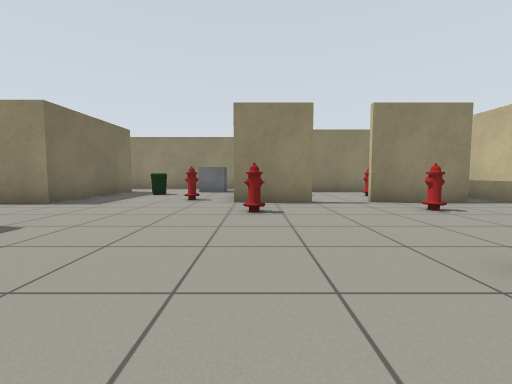
view 1 (above)

20 first-person views from a walk through a world built for the Gazebo simulator. The camera is 0.72 m above the floor, tilts 4° down and sees 90° across. The lines on the ground mark 1 m squares. The floor is counted in squares, 1 m on a side. Each view is taken from the middle of a square. On the plan, view 1 faces up. The plan holds only what a view shows up to about 9 squares ahead; the rest is blank. Surface patterns are stand-ins for the level's own textures.

view 2
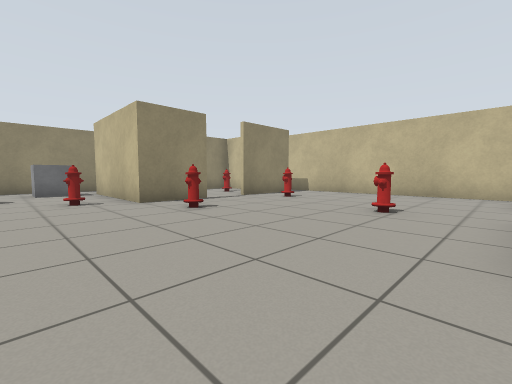

view 3
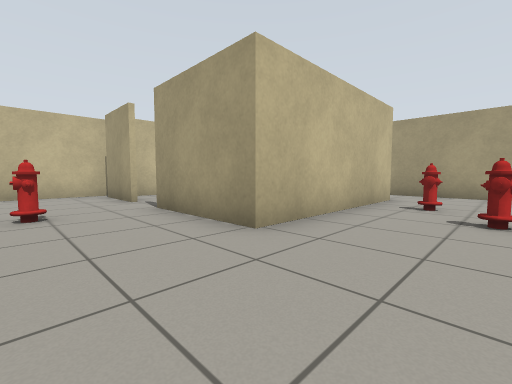

view 4
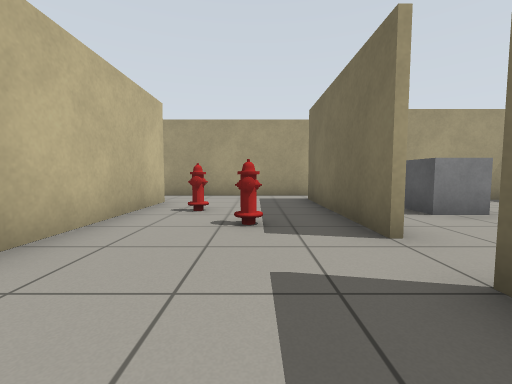

view 5
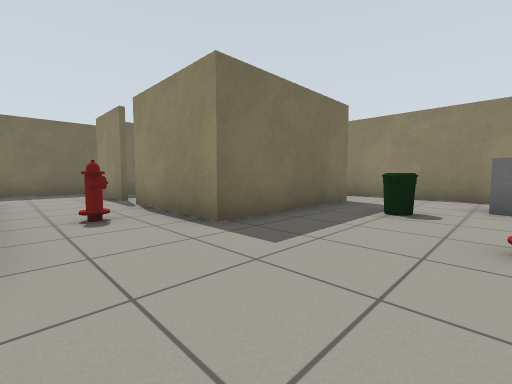

view 6
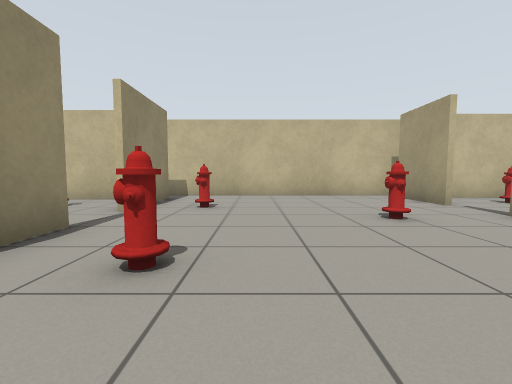

view 7
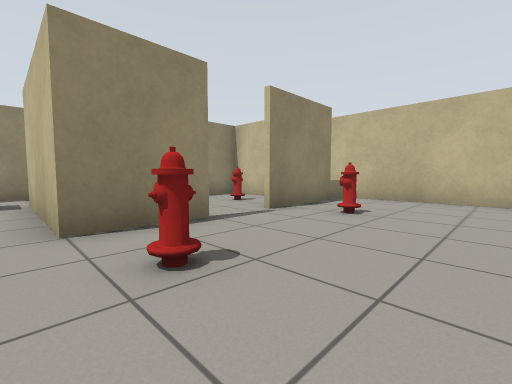

view 8
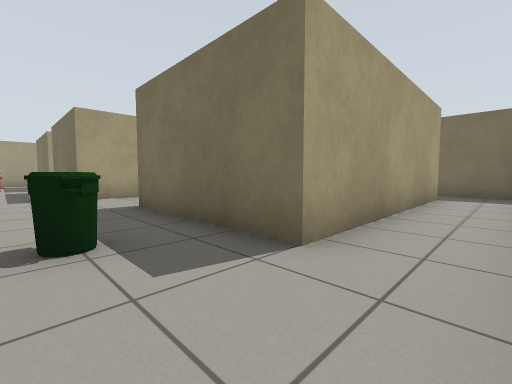

view 9
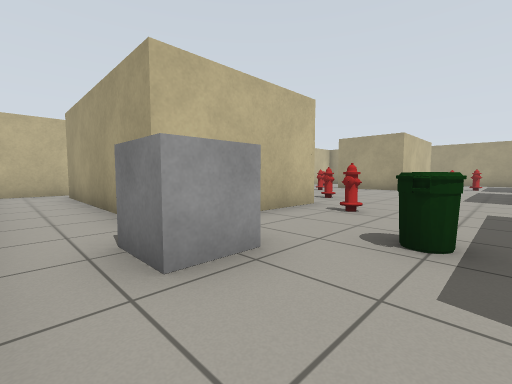

view 10
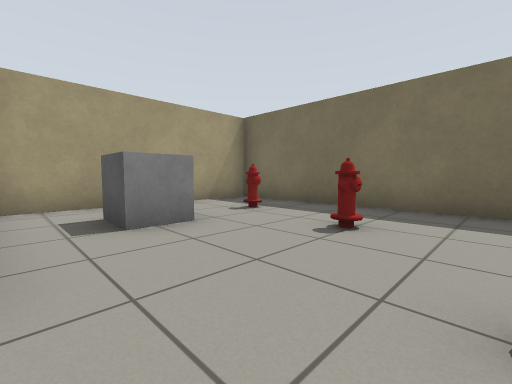

view 11
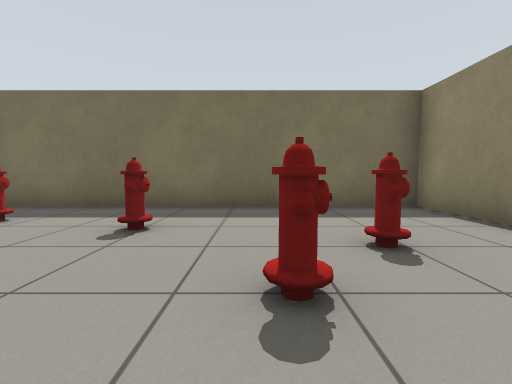

view 12
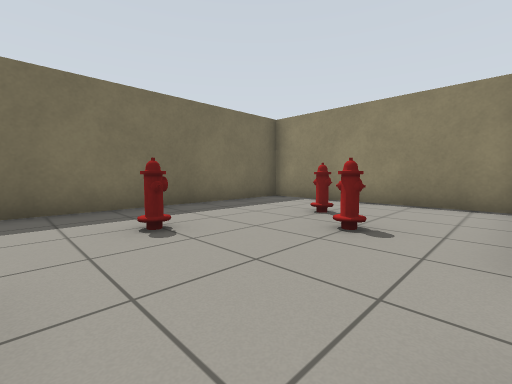

view 13
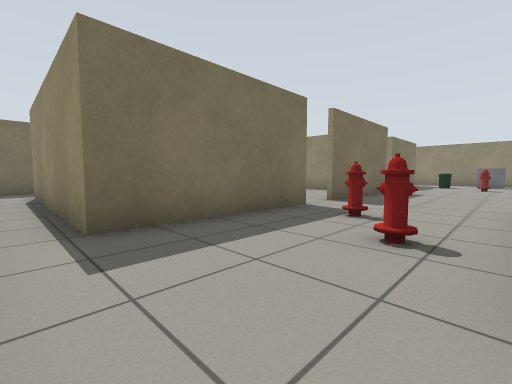

view 14
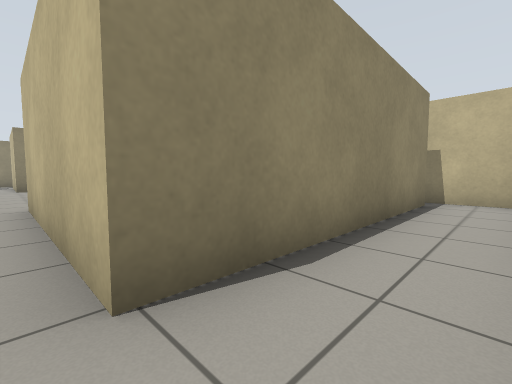

view 15
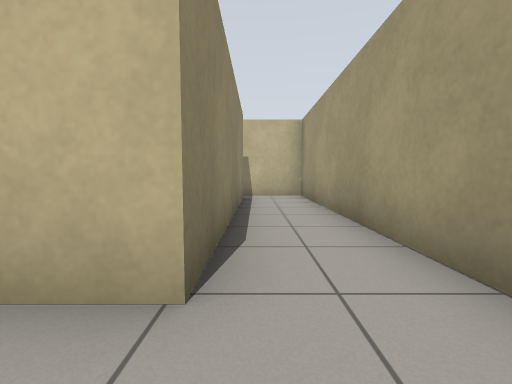

view 16
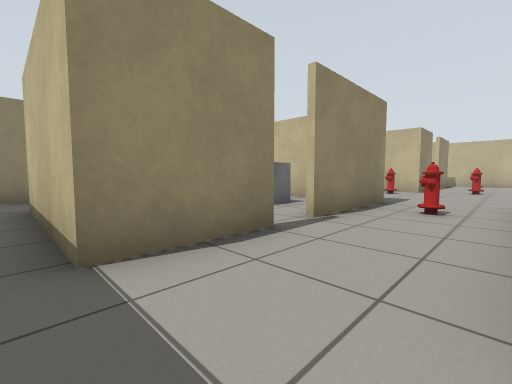

view 17
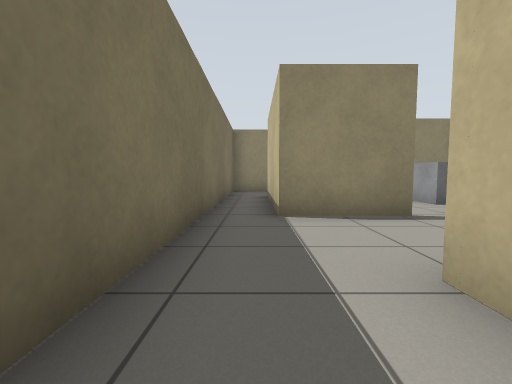

view 18
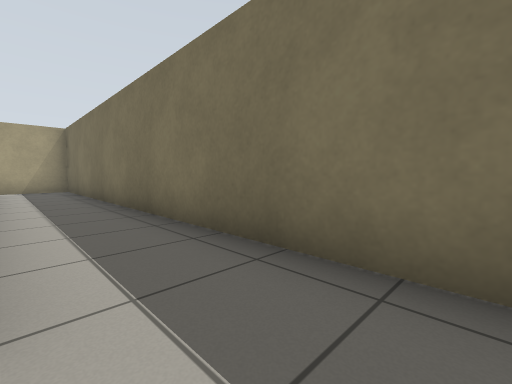

view 19
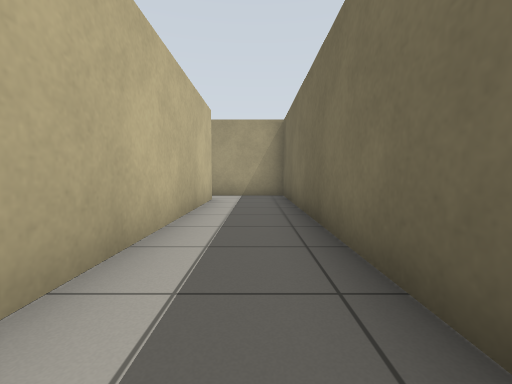

view 20
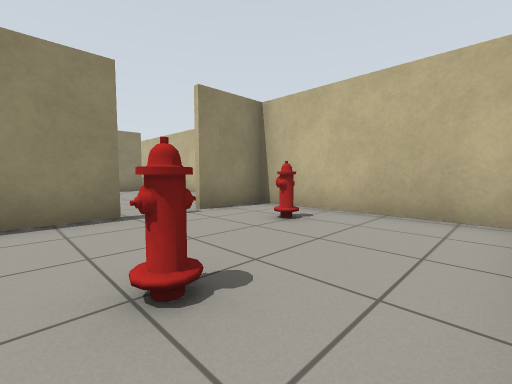

### Floor plan
Ten units are one square. View 1 is at (0, 0); x grows to the right and y downward. Boxes are objects, and circles mark ways between rooms. Rooms are numbered by the first view taken in them; rooms with no view inside come last. Other rooms are left out.
<svg viewBox="-134 -129 204 209">
<path fill="none" stroke="#000" d="M15 -65 -6 -65 -6 -105 55 -105M-61 -37 -45 -37 -45 6M38 4 59 4M-45 17 -45 63 -107 63M55 -65 29 -65M-4 -124 -61 -124M65 8 65 -79M65 -102 65 -121M59 56 -6 56 -6 4 24 4M-48 75 65 75 65 54M-116 -105 -51 -105 -51 -63 -84 -63M-114 -124 -121 -124M-129 -121 -129 -106M-115 75 -105 75M-49 -35 -106 -35 -106 62 -49 62M-107 -31 -107 -38M-92 -63 -116 -63 -116 -105M-107 63 -107 1M-129 -106 -129 75 -115 75M24 5 9 5M57 51 57 5 38 5M-53 -85 -53 -99M-56 -104 -69 -104M45 -104 40 -104M53 -79 53 -96"/>
<rect x="-65" y="-55" width="10" height="10" fill="#bbb"><title>fire hydrant</title></rect>
<rect x="-35" y="25" width="10" height="10" fill="#bbb"><title>fire hydrant</title></rect>
<rect x="-35" y="-95" width="10" height="10" fill="#bbb"><title>bin</title></rect>
<rect x="-25" y="35" width="10" height="10" fill="#bbb"><title>fire hydrant</title></rect>
<rect x="-25" y="-75" width="10" height="10" fill="#bbb"><title>fire hydrant</title></rect>
<rect x="-25" y="-115" width="10" height="20" fill="#bbb"><title>other object</title></rect>
<rect x="-5" y="-55" width="10" height="10" fill="#bbb"><title>fire hydrant</title></rect>
<rect x="15" y="-25" width="10" height="10" fill="#bbb"><title>fire hydrant</title></rect>
<rect x="35" y="-55" width="10" height="10" fill="#bbb"><title>fire hydrant</title></rect>
<rect x="-95" y="35" width="10" height="10" fill="#bbb"><title>fire hydrant</title></rect>
<rect x="-85" y="15" width="10" height="10" fill="#bbb"><title>fire hydrant</title></rect>
<rect x="-75" y="35" width="20" height="10" fill="#bbb"><title>other object</title></rect>
<rect x="-75" y="-15" width="10" height="10" fill="#bbb"><title>fire hydrant</title></rect>
<rect x="-65" y="-5" width="10" height="10" fill="#bbb"><title>fire hydrant</title></rect>
<rect x="15" y="35" width="10" height="10" fill="#bbb"><title>fire hydrant</title></rect>
<rect x="35" y="15" width="10" height="10" fill="#bbb"><title>fire hydrant</title></rect>
<rect x="-85" y="-95" width="20" height="20" fill="#bbb"><title>other object</title></rect>
<rect x="35" y="-85" width="10" height="10" fill="#bbb"><title>fire hydrant</title></rect>
<circle cx="-40" cy="10" r="3" fill="#2a7"/>
<circle cx="-105" cy="-50" r="3" fill="#2a7"/>
<circle cx="-120" cy="-100" r="3" fill="#2a7"/>
<circle cx="-120" cy="70" r="3" fill="#2a7"/>
<circle cx="30" cy="10" r="3" fill="#2a7"/>
<circle cx="-90" cy="-60" r="3" fill="#2a7"/>
<circle cx="20" cy="-70" r="3" fill="#2a7"/>
<text x="-10" y="-40">1</text>
<text x="-70" y="10">2</text>
<text x="-120" y="-20">3</text>
<text x="30" y="30">4</text>
<text x="-80" y="-80">5</text>
<text x="20" y="-90">6</text>
</svg>
Room 1 opens to room 2. Room 1 opens to room 3. Room 1 opens to room 4. Room 1 opens to room 5. Room 1 opens to room 6.

Where each view was taken, in squares from view 1:
view 1: 0 up, 0 right, facing up
view 2: 0 up, 3 left, facing up-right
view 3: 2 up, 3 left, facing down-right
view 4: 1 up, 3 left, facing down
view 5: 4 up, 2 left, facing up-left
view 6: 4 up, 2 left, facing right
view 7: 3 up, 1 left, facing up-right
view 8: 12 up, 3 left, facing down-left
view 9: 12 up, 4 left, facing down-right
view 10: 0 up, 5 left, facing down-left
view 11: 0 up, 5 left, facing left
view 12: 3 down, 5 left, facing up-left
view 13: 7 down, 1 left, facing up-left
view 14: 7 down, 1 left, facing up-right
view 15: 6 down, 2 left, facing right
view 16: 4 up, 12 left, facing up-right
view 17: 2 up, 12 left, facing up
view 18: 5 up, 11 left, facing down-left
view 19: 1 up, 12 left, facing down
view 20: 5 down, 1 right, facing up-right
